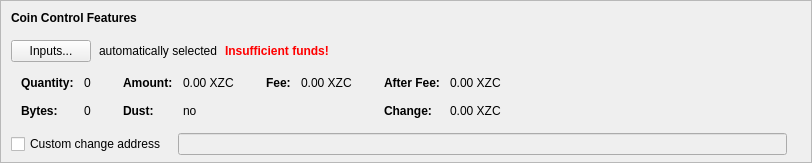
    <widget class="QFrame" name="frameCoinControl">
     <property name="sizePolicy">
      <sizepolicy hsizetype="Expanding" vsizetype="Expanding">
       <horstretch>0</horstretch>
       <verstretch>0</verstretch>
      </sizepolicy>
     </property>
     <property name="maximumSize">
      <size>
       <width>16777215</width>
       <height>16777215</height>
      </size>
     </property>
     <property name="frameShape">
      <enum>QFrame::StyledPanel</enum>
     </property>
     <property name="frameShadow">
      <enum>QFrame::Sunken</enum>
     </property>
     <layout class="QVBoxLayout" name="verticalLayoutCoinControl2">
      <property name="spacing">
       <number>0</number>
      </property>
      <property name="leftMargin">
       <number>0</number>
      </property>
      <property name="topMargin">
       <number>0</number>
      </property>
      <property name="rightMargin">
       <number>0</number>
      </property>
      <property name="bottomMargin">
       <number>6</number>
      </property>
      <item>
       <layout class="QVBoxLayout" name="verticalLayoutCoinControl" stretch="0,0,0,0,1">
        <property name="spacing">
         <number>0</number>
        </property>
        <property name="leftMargin">
         <number>10</number>
        </property>
        <property name="topMargin">
         <number>10</number>
        </property>
        <item>
         <layout class="QHBoxLayout" name="horizontalLayoutCoinControl1">
          <property name="bottomMargin">
           <number>15</number>
          </property>
          <item>
           <widget class="QLabel" name="labelCoinControlFeatures">
            <property name="sizePolicy">
             <sizepolicy hsizetype="Preferred" vsizetype="Maximum">
              <horstretch>0</horstretch>
              <verstretch>0</verstretch>
             </sizepolicy>
            </property>
            <property name="font">
             <font>
              <weight>75</weight>
              <bold>true</bold>
             </font>
            </property>
            <property name="styleSheet">
             <string notr="true">font-weight:bold;</string>
            </property>
            <property name="text">
             <string>Coin Control Features</string>
            </property>
           </widget>
          </item>
         </layout>
        </item>
        <item>
         <layout class="QHBoxLayout" name="horizontalLayoutCoinControl2" stretch="0,0,0,0">
          <property name="spacing">
           <number>8</number>
          </property>
          <property name="bottomMargin">
           <number>10</number>
          </property>
          <item>
           <widget class="QPushButton" name="pushButtonCoinControl">
            <property name="styleSheet">
             <string notr="true"/>
            </property>
            <property name="text">
             <string>Inputs...</string>
            </property>
            <property name="autoDefault">
             <bool>false</bool>
            </property>
           </widget>
          </item>
          <item>
           <widget class="QLabel" name="labelCoinControlAutomaticallySelected">
            <property name="text">
             <string>automatically selected</string>
            </property>
            <property name="margin">
             <number>5</number>
            </property>
           </widget>
          </item>
          <item>
           <widget class="QLabel" name="labelCoinControlInsuffFunds">
            <property name="font">
             <font>
              <weight>75</weight>
              <bold>true</bold>
             </font>
            </property>
            <property name="styleSheet">
             <string notr="true">color:red;font-weight:bold;</string>
            </property>
            <property name="text">
             <string>Insufficient funds!</string>
            </property>
            <property name="margin">
             <number>5</number>
            </property>
           </widget>
          </item>
          <item>
           <spacer name="horizontalSpacerCoinControl">
            <property name="orientation">
             <enum>Qt::Horizontal</enum>
            </property>
            <property name="sizeHint" stdset="0">
             <size>
              <width>40</width>
              <height>1</height>
             </size>
            </property>
           </spacer>
          </item>
         </layout>
        </item>
        <item>
         <widget class="QWidget" name="widgetCoinControl" native="true">
          <property name="sizePolicy">
           <sizepolicy hsizetype="Preferred" vsizetype="Preferred">
            <horstretch>0</horstretch>
            <verstretch>0</verstretch>
           </sizepolicy>
          </property>
          <property name="minimumSize">
           <size>
            <width>0</width>
            <height>0</height>
           </size>
          </property>
          <property name="styleSheet">
           <string notr="true"/>
          </property>
          <layout class="QHBoxLayout" name="horizontalLayoutCoinControl5">
           <property name="leftMargin">
            <number>0</number>
           </property>
           <property name="topMargin">
            <number>0</number>
           </property>
           <property name="rightMargin">
            <number>0</number>
           </property>
           <property name="bottomMargin">
            <number>0</number>
           </property>
           <item>
            <layout class="QHBoxLayout" name="horizontalLayoutCoinControl3" stretch="0,0,0,1">
             <property name="spacing">
              <number>20</number>
             </property>
             <property name="topMargin">
              <number>0</number>
             </property>
             <property name="bottomMargin">
              <number>10</number>
             </property>
             <item>
              <layout class="QFormLayout" name="formLayoutCoinControl1">
               <property name="horizontalSpacing">
                <number>10</number>
               </property>
               <property name="verticalSpacing">
                <number>14</number>
               </property>
               <property name="leftMargin">
                <number>10</number>
               </property>
               <property name="topMargin">
                <number>4</number>
               </property>
               <property name="rightMargin">
                <number>6</number>
               </property>
               <item row="0" column="0">
                <widget class="QLabel" name="labelCoinControlQuantityText">
                 <property name="font">
                  <font>
                   <weight>75</weight>
                   <bold>true</bold>
                  </font>
                 </property>
                 <property name="text">
                  <string>Quantity:</string>
                 </property>
                 <property name="margin">
                  <number>0</number>
                 </property>
                </widget>
               </item>
               <item row="0" column="1">
                <widget class="QLabel" name="labelCoinControlQuantity">
                 <property name="cursor">
                  <cursorShape>IBeamCursor</cursorShape>
                 </property>
                 <property name="contextMenuPolicy">
                  <enum>Qt::ActionsContextMenu</enum>
                 </property>
                 <property name="text">
                  <string notr="true">0</string>
                 </property>
                 <property name="margin">
                  <number>0</number>
                 </property>
                 <property name="textInteractionFlags">
                  <set>Qt::LinksAccessibleByMouse|Qt::TextSelectableByKeyboard|Qt::TextSelectableByMouse</set>
                 </property>
                </widget>
               </item>
               <item row="1" column="0">
                <widget class="QLabel" name="labelCoinControlBytesText">
                 <property name="font">
                  <font>
                   <weight>75</weight>
                   <bold>true</bold>
                  </font>
                 </property>
                 <property name="text">
                  <string>Bytes:</string>
                 </property>
                </widget>
               </item>
               <item row="1" column="1">
                <widget class="QLabel" name="labelCoinControlBytes">
                 <property name="cursor">
                  <cursorShape>IBeamCursor</cursorShape>
                 </property>
                 <property name="contextMenuPolicy">
                  <enum>Qt::ActionsContextMenu</enum>
                 </property>
                 <property name="text">
                  <string notr="true">0</string>
                 </property>
                 <property name="textInteractionFlags">
                  <set>Qt::LinksAccessibleByMouse|Qt::TextSelectableByKeyboard|Qt::TextSelectableByMouse</set>
                 </property>
                </widget>
               </item>
              </layout>
             </item>
             <item>
              <layout class="QFormLayout" name="formLayoutCoinControl2">
               <property name="horizontalSpacing">
                <number>10</number>
               </property>
               <property name="verticalSpacing">
                <number>14</number>
               </property>
               <property name="leftMargin">
                <number>6</number>
               </property>
               <property name="topMargin">
                <number>4</number>
               </property>
               <property name="rightMargin">
                <number>6</number>
               </property>
               <item row="0" column="0">
                <widget class="QLabel" name="labelCoinControlAmountText">
                 <property name="font">
                  <font>
                   <weight>75</weight>
                   <bold>true</bold>
                  </font>
                 </property>
                 <property name="text">
                  <string>Amount:</string>
                 </property>
                 <property name="margin">
                  <number>0</number>
                 </property>
                </widget>
               </item>
               <item row="0" column="1">
                <widget class="QLabel" name="labelCoinControlAmount">
                 <property name="cursor">
                  <cursorShape>IBeamCursor</cursorShape>
                 </property>
                 <property name="contextMenuPolicy">
                  <enum>Qt::ActionsContextMenu</enum>
                 </property>
                 <property name="text">
                  <string notr="true">0.00 XZC</string>
                 </property>
                 <property name="textInteractionFlags">
                  <set>Qt::LinksAccessibleByMouse|Qt::TextSelectableByKeyboard|Qt::TextSelectableByMouse</set>
                 </property>
                </widget>
               </item>
               <item row="1" column="0">
                <widget class="QLabel" name="labelCoinControlLowOutputText">
                 <property name="font">
                  <font>
                   <weight>75</weight>
                   <bold>true</bold>
                  </font>
                 </property>
                 <property name="text">
                  <string>Dust:</string>
                 </property>
                </widget>
               </item>
               <item row="1" column="1">
                <widget class="QLabel" name="labelCoinControlLowOutput">
                 <property name="cursor">
                  <cursorShape>IBeamCursor</cursorShape>
                 </property>
                 <property name="contextMenuPolicy">
                  <enum>Qt::ActionsContextMenu</enum>
                 </property>
                 <property name="text">
                  <string notr="true">no</string>
                 </property>
                 <property name="textInteractionFlags">
                  <set>Qt::LinksAccessibleByMouse|Qt::TextSelectableByKeyboard|Qt::TextSelectableByMouse</set>
                 </property>
                </widget>
               </item>
              </layout>
             </item>
             <item>
              <layout class="QFormLayout" name="formLayoutCoinControl3">
               <property name="horizontalSpacing">
                <number>10</number>
               </property>
               <property name="verticalSpacing">
                <number>14</number>
               </property>
               <property name="leftMargin">
                <number>6</number>
               </property>
               <property name="topMargin">
                <number>4</number>
               </property>
               <property name="rightMargin">
                <number>6</number>
               </property>
               <item row="0" column="0">
                <widget class="QLabel" name="labelCoinControlFeeText">
                 <property name="font">
                  <font>
                   <weight>75</weight>
                   <bold>true</bold>
                  </font>
                 </property>
                 <property name="text">
                  <string>Fee:</string>
                 </property>
                 <property name="margin">
                  <number>0</number>
                 </property>
                </widget>
               </item>
               <item row="0" column="1">
                <widget class="QLabel" name="labelCoinControlFee">
                 <property name="cursor">
                  <cursorShape>IBeamCursor</cursorShape>
                 </property>
                 <property name="contextMenuPolicy">
                  <enum>Qt::ActionsContextMenu</enum>
                 </property>
                 <property name="text">
                  <string notr="true">0.00 XZC</string>
                 </property>
                 <property name="textInteractionFlags">
                  <set>Qt::LinksAccessibleByMouse|Qt::TextSelectableByKeyboard|Qt::TextSelectableByMouse</set>
                 </property>
                </widget>
               </item>
              </layout>
             </item>
             <item>
              <layout class="QFormLayout" name="formLayoutCoinControl4">
               <property name="horizontalSpacing">
                <number>10</number>
               </property>
               <property name="verticalSpacing">
                <number>14</number>
               </property>
               <property name="leftMargin">
                <number>6</number>
               </property>
               <property name="topMargin">
                <number>4</number>
               </property>
               <property name="rightMargin">
                <number>6</number>
               </property>
               <item row="0" column="0">
                <widget class="QLabel" name="labelCoinControlAfterFeeText">
                 <property name="font">
                  <font>
                   <weight>75</weight>
                   <bold>true</bold>
                  </font>
                 </property>
                 <property name="text">
                  <string>After Fee:</string>
                 </property>
                 <property name="margin">
                  <number>0</number>
                 </property>
                </widget>
               </item>
               <item row="0" column="1">
                <widget class="QLabel" name="labelCoinControlAfterFee">
                 <property name="cursor">
                  <cursorShape>IBeamCursor</cursorShape>
                 </property>
                 <property name="contextMenuPolicy">
                  <enum>Qt::ActionsContextMenu</enum>
                 </property>
                 <property name="text">
                  <string notr="true">0.00 XZC</string>
                 </property>
                 <property name="textInteractionFlags">
                  <set>Qt::LinksAccessibleByMouse|Qt::TextSelectableByKeyboard|Qt::TextSelectableByMouse</set>
                 </property>
                </widget>
               </item>
               <item row="1" column="0">
                <widget class="QLabel" name="labelCoinControlChangeText">
                 <property name="font">
                  <font>
                   <weight>75</weight>
                   <bold>true</bold>
                  </font>
                 </property>
                 <property name="text">
                  <string>Change:</string>
                 </property>
                </widget>
               </item>
               <item row="1" column="1">
                <widget class="QLabel" name="labelCoinControlChange">
                 <property name="cursor">
                  <cursorShape>IBeamCursor</cursorShape>
                 </property>
                 <property name="contextMenuPolicy">
                  <enum>Qt::ActionsContextMenu</enum>
                 </property>
                 <property name="text">
                  <string notr="true">0.00 XZC</string>
                 </property>
                 <property name="textInteractionFlags">
                  <set>Qt::LinksAccessibleByMouse|Qt::TextSelectableByKeyboard|Qt::TextSelectableByMouse</set>
                 </property>
                </widget>
               </item>
              </layout>
             </item>
            </layout>
           </item>
          </layout>
         </widget>
        </item>
        <item>
         <layout class="QHBoxLayout" name="horizontalLayoutCoinControl4" stretch="0,0,0">
          <property name="spacing">
           <number>12</number>
          </property>
          <property name="sizeConstraint">
           <enum>QLayout::SetDefaultConstraint</enum>
          </property>
          <property name="topMargin">
           <number>5</number>
          </property>
          <property name="rightMargin">
           <number>5</number>
          </property>
          <item>
           <widget class="QCheckBox" name="checkBoxCoinControlChange">
            <property name="toolTip">
             <string>If this is activated, but the change address is empty or invalid, change will be sent to a newly generated address.</string>
            </property>
            <property name="text">
             <string>Custom change address</string>
            </property>
           </widget>
          </item>
          <item>
           <widget class="QValidatedLineEdit" name="lineEditCoinControlChange">
            <property name="enabled">
             <bool>false</bool>
            </property>
            <property name="sizePolicy">
             <sizepolicy hsizetype="Expanding" vsizetype="Fixed">
              <horstretch>0</horstretch>
              <verstretch>0</verstretch>
             </sizepolicy>
            </property>
           </widget>
          </item>
          <item>
           <widget class="QLabel" name="labelCoinControlChangeLabel">
            <property name="sizePolicy">
             <sizepolicy hsizetype="Preferred" vsizetype="Expanding">
              <horstretch>0</horstretch>
              <verstretch>0</verstretch>
             </sizepolicy>
            </property>
            <property name="minimumSize">
             <size>
              <width>0</width>
              <height>0</height>
             </size>
            </property>
            <property name="text">
             <string/>
            </property>
            <property name="margin">
             <number>3</number>
            </property>
           </widget>
          </item>
         </layout>
        </item>
        <item>
         <spacer name="verticalSpacerCoinControl">
          <property name="orientation">
           <enum>Qt::Vertical</enum>
          </property>
          <property name="sizeHint" stdset="0">
           <size>
            <width>800</width>
            <height>1</height>
           </size>
          </property>
         </spacer>
        </item>
       </layout>
      </item>
     </layout>
    </widget>
